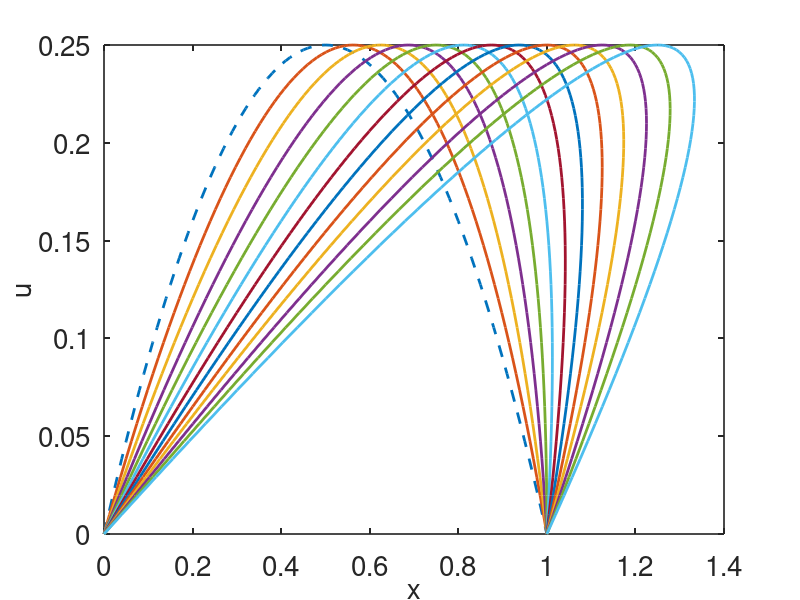

Source code (MATLAB):

%  -------------------------------------------------------------------
%
%   Solve the pde u_y +f(u,t,x) u_x = g(u,t,x) by method of
%   characteristics.
%
%   For Chapter 15, Section 15.12.1 of
%   Keener and Sneyd, Mathematical Physiology, 3rd Edition, Springer.
%
%   Written by James Keener and James Sneyd.
%
%  -------------------------------------------------------------------
function pde_by_moc

set(0,                           ...
   'defaultaxesfontsize', 20,   ...
   'defaultaxeslinewidth', 1.2, ...
   'defaultlinelinewidth', 2.0, ...
   'defaultpatchlinewidth', 0.7); 
% set the x variable
% spatial grid
dx = 0.01;
x0 = [0:dx:1];
N = length(x0);
%initial data
u =x0.*(1-x0);
x = x0;
t_end = 3;
tstep = 0.25;
%specify the output points
tspan = [0:tstep:t_end];

s0=[x';u'];
figure(1) 
    plot(x,u,'--','linewidth',2)
    xlabel('x','fontsize', 20)
    ylabel('u','fontsize', 20)
    hold on
 
[T,S] = ode23s(@deRHS,tspan, s0 );  

%plot the solution
% each row of S is a parametric representation of u, vs x
Tn = length(T);
N = length(x);
for j = 2:Tn
    figure(1)   
    plot(S(j,1:N),S(j,N+1:2*N),'linewidth',2)
    hold on
end
hold off



%the right hand side for ode simulation:
function s_prime=deRHS(t,s)
     N = length(s);
     x = s(1:N/2);
     u = s(N/2+1:N);
     % specify the MoC equations
     % u_t + Fx u_x = Fu
    Fx = u;
    Fu = zeros(N/2,1);
    s_prime = [Fx; Fu];
